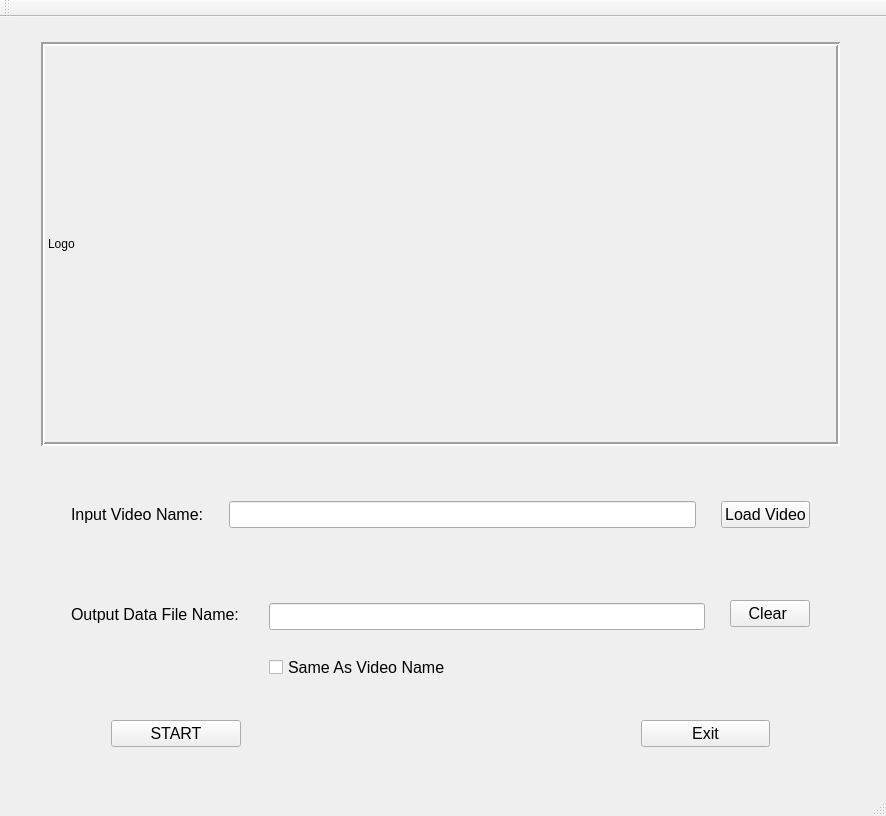
<?xml version="1.0" encoding="UTF-8"?>
<ui version="4.0">
 <class>MainWindow</class>
 <widget class="QMainWindow" name="MainWindow">
  <property name="geometry">
   <rect>
    <x>0</x>
    <y>0</y>
    <width>886</width>
    <height>816</height>
   </rect>
  </property>
  <property name="windowTitle">
   <string>MainWindow</string>
  </property>
  <widget class="QWidget" name="centralWidget">
   <widget class="QWidget" name="">
    <property name="geometry">
     <rect>
      <x>30</x>
      <y>10</y>
      <width>821</width>
      <height>741</height>
     </rect>
    </property>
    <layout class="QGridLayout" name="gridLayout">
     <property name="topMargin">
      <number>15</number>
     </property>
     <property name="verticalSpacing">
      <number>25</number>
     </property>
     <item row="0" column="0">
      <widget class="QLabel" name="lblLogo">
       <property name="frameShape">
        <enum>QFrame::Box</enum>
       </property>
       <property name="frameShadow">
        <enum>QFrame::Sunken</enum>
       </property>
       <property name="lineWidth">
        <number>2</number>
       </property>
       <property name="text">
        <string>Logo</string>
       </property>
      </widget>
     </item>
     <item row="1" column="0">
      <layout class="QVBoxLayout" name="verticalLayout_3">
       <property name="spacing">
        <number>10</number>
       </property>
       <property name="sizeConstraint">
        <enum>QLayout::SetNoConstraint</enum>
       </property>
       <property name="leftMargin">
        <number>20</number>
       </property>
       <property name="topMargin">
        <number>20</number>
       </property>
       <property name="rightMargin">
        <number>20</number>
       </property>
       <item>
        <layout class="QVBoxLayout" name="verticalLayout_2">
         <property name="spacing">
          <number>0</number>
         </property>
         <item>
          <layout class="QHBoxLayout" name="VideoSection">
           <property name="spacing">
            <number>25</number>
           </property>
           <property name="leftMargin">
            <number>10</number>
           </property>
           <property name="topMargin">
            <number>10</number>
           </property>
           <property name="rightMargin">
            <number>10</number>
           </property>
           <property name="bottomMargin">
            <number>10</number>
           </property>
           <item>
            <widget class="QLabel" name="lblVideoName">
             <property name="font">
              <font>
               <pointsize>12</pointsize>
              </font>
             </property>
             <property name="text">
              <string>Input Video Name:</string>
             </property>
            </widget>
           </item>
           <item>
            <widget class="QLineEdit" name="txtbxVideoName">
             <property name="font">
              <font>
               <pointsize>12</pointsize>
              </font>
             </property>
            </widget>
           </item>
           <item>
            <widget class="QPushButton" name="btnLoadVideo">
             <property name="font">
              <font>
               <pointsize>12</pointsize>
              </font>
             </property>
             <property name="text">
              <string>Load Video</string>
             </property>
            </widget>
           </item>
          </layout>
         </item>
         <item>
          <layout class="QHBoxLayout" name="OutputFileName">
           <property name="spacing">
            <number>15</number>
           </property>
           <property name="leftMargin">
            <number>10</number>
           </property>
           <property name="topMargin">
            <number>0</number>
           </property>
           <property name="rightMargin">
            <number>10</number>
           </property>
           <property name="bottomMargin">
            <number>10</number>
           </property>
           <item>
            <widget class="QLabel" name="lblOutputName">
             <property name="font">
              <font>
               <pointsize>12</pointsize>
              </font>
             </property>
             <property name="text">
              <string>Output Data File Name: </string>
             </property>
            </widget>
           </item>
           <item>
            <layout class="QVBoxLayout" name="verticalLayout">
             <property name="spacing">
              <number>25</number>
             </property>
             <property name="leftMargin">
              <number>10</number>
             </property>
             <property name="topMargin">
              <number>65</number>
             </property>
             <property name="rightMargin">
              <number>10</number>
             </property>
             <property name="bottomMargin">
              <number>10</number>
             </property>
             <item>
              <widget class="QLineEdit" name="txtbxOutputFileName">
               <property name="font">
                <font>
                 <pointsize>12</pointsize>
                </font>
               </property>
              </widget>
             </item>
             <item>
              <widget class="QCheckBox" name="ckboxOutputName">
               <property name="font">
                <font>
                 <pointsize>12</pointsize>
                </font>
               </property>
               <property name="text">
                <string>Same As Video Name</string>
               </property>
              </widget>
             </item>
            </layout>
           </item>
           <item>
            <widget class="QPushButton" name="pbClear">
             <property name="font">
              <font>
               <pointsize>12</pointsize>
              </font>
             </property>
             <property name="text">
              <string>Clear </string>
             </property>
            </widget>
           </item>
          </layout>
         </item>
        </layout>
       </item>
       <item>
        <layout class="QHBoxLayout" name="buttons">
         <property name="spacing">
          <number>400</number>
         </property>
         <property name="leftMargin">
          <number>50</number>
         </property>
         <property name="topMargin">
          <number>10</number>
         </property>
         <property name="rightMargin">
          <number>50</number>
         </property>
         <property name="bottomMargin">
          <number>10</number>
         </property>
         <item>
          <widget class="QPushButton" name="pbStart">
           <property name="font">
            <font>
             <pointsize>12</pointsize>
            </font>
           </property>
           <property name="text">
            <string>START</string>
           </property>
          </widget>
         </item>
         <item>
          <widget class="QPushButton" name="pbExit">
           <property name="font">
            <font>
             <pointsize>12</pointsize>
            </font>
           </property>
           <property name="text">
            <string>Exit</string>
           </property>
          </widget>
         </item>
        </layout>
       </item>
      </layout>
     </item>
    </layout>
   </widget>
  </widget>
  <widget class="QMenuBar" name="menuBar">
   <property name="geometry">
    <rect>
     <x>0</x>
     <y>0</y>
     <width>886</width>
     <height>26</height>
    </rect>
   </property>
  </widget>
  <widget class="QToolBar" name="mainToolBar">
   <attribute name="toolBarArea">
    <enum>TopToolBarArea</enum>
   </attribute>
   <attribute name="toolBarBreak">
    <bool>false</bool>
   </attribute>
  </widget>
  <widget class="QStatusBar" name="statusBar"/>
 </widget>
 <layoutdefault spacing="6" margin="11"/>
 <resources/>
 <connections/>
</ui>
